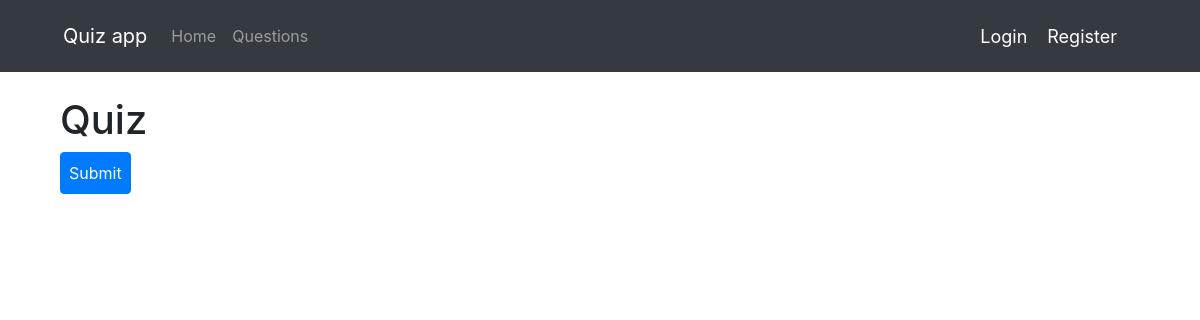
The app's page /, older data.
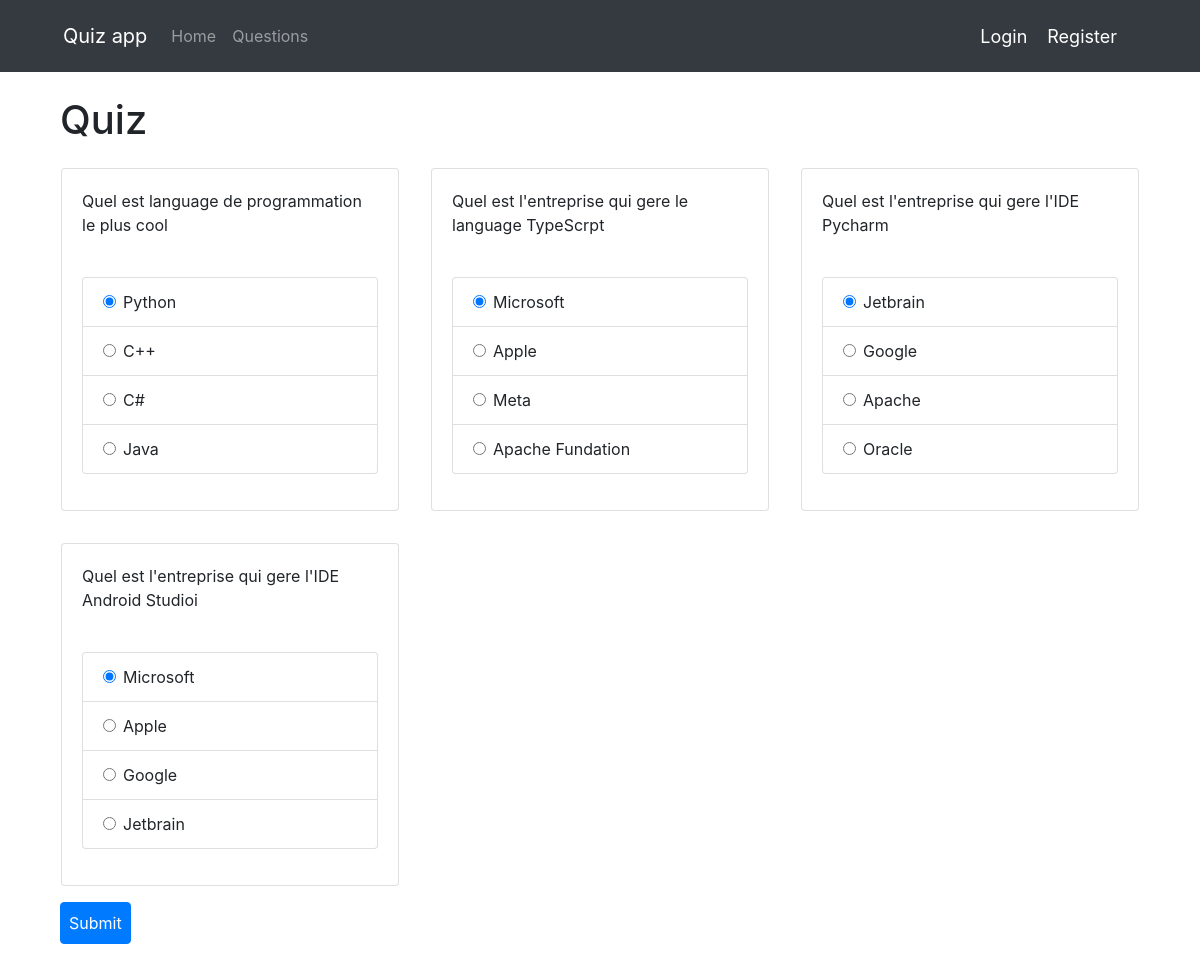
The same page, newer data.
### quizapp/models.py (models this page shows, shortened)
class QuestionsModel(models.Model):
    question = models.CharField(max_length=200,null=True)
    option_one = models.CharField(max_length=200,null=True)
    option_two = models.CharField(max_length=200,null=True)
    option_three = models.CharField(max_length=200,null=True)
    option_four = models.CharField(max_length=200,null=True)
    answer = models.CharField(max_length=200,null=True)

### quizapp/views.py (the view)
# urls.py: 2. Add a URL to urlpatterns:  path('', views.home, name='home')
def home(request):
    if request.method == 'POST':
        print(request.POST)
        questions=QuestionsModel.objects.all()
        score=0
        wrong=0
        correct=0
        total=0
        for q in questions:
            total+=1
            print(request.POST.get(q.question))
            print(q.answer)
            print()
            if q.answer ==  request.POST.get(q.question):
                score+=10
                correct+=1
            else:
                wrong+=1
        percent = score/(total*10) *100
        context = {
            'score':score,
            'correct':correct,
            'wrong':wrong,
            'percent':percent, 'total':total
        }
        return render(request,'result.html',context)
    else:
        questions=QuestionsModel.objects.all()
        context = {
            'questions':questions
        }
        return render(request,'home.html',context)

### quizapp/templates/home.html (shortened to what this page needs)
{% extends 'base.html' %}
{% block content %}
{% load static %}
<div class="container">
  <h1>Quiz</h1>
  <form method="post" action="">
    <div class="row row-cols-1 row-cols-md-2 row-cols-lg-3 row-cols-xl-4 g-4">
      {% for q in questions%}
      <div class="col-4 p-3">
        <div class="card">
          <div class="card-body">
            <div class="form-group">
              <label for="question">{{q.question}}</label>
            </div>
            <ul class="list-group pb-3 pt-3">
              <li class="list-group-item">
                <div class="form-check">
                  <input type="radio" class="form-check-input" name="{{q.question}}" id="gridRadio1" value="{{ q.option_one }}"
                    checked />
                  <label class="form-check-label" for="gridRadios1">
                    {{q.option_one}}
                  </label>
                </div>
              </li>
              <li class="list-group-item">
                <div class="form-check">
                  <input type="radio" class="form-check-input" name="{{q.question}}" id="gridRadio2"
                    value="{{ q.option_two }}" />
                  <label class="form-check-label" for="gridRadios2">
                    {{q.option_two}}
                  </label>
                </div>
              </li>
              <li class="list-group-item">
                <div class="form-check">
                  <input class="form-check-input" type="radio" class="form-check-input" name="{{q.question}}" id="gridRadio3"
                    value="{{ q.option_three }}" />
                  <label class="form-check-label" for="gridRadios1">
                    {{q.option_three}}
                  </label>
                </div>
              </li>
              <li class="list-group-item">
                <div class="form-check">
                  <input type="radio" class="form-check-input" name="{{q.question}}" id="gridRadio4"
                    value="{{ q.option_four }}" />
                  <label class="form-check-label" for="gridRadios2">
                    {{q.option_four}}
                  </label>
                </div>
              </li>
            </ul>
          </div>
        </div>
      </div>
      {% endfor %}
    </div>
    <button type="submit" class="btn btn-primary p-2">Submit</button>
  </form>
</div>
{% endblock %}

Row changes from the older to the newer data that the page shows:
added QuestionsModel: question "Quel est language de programmation le plus cool", option_one "Python", option_two "C++", option_three "C#", option_four "Java"
added QuestionsModel: question "Quel est l'entreprise qui gere le language TypeScrpt", option_one "Microsoft", option_two "Apple", option_three "Meta", option_four "Apache Fundation"
added QuestionsModel: question "Quel est l'entreprise qui gere l'IDE Pycharm", option_one "Jetbrain", option_two "Google", option_three "Apache", option_four "Oracle"
added QuestionsModel: question "Quel est l'entreprise qui gere l'IDE Android Studioi", option_one "Microsoft", option_two "Apple", option_three "Google", option_four "Jetbrain"
